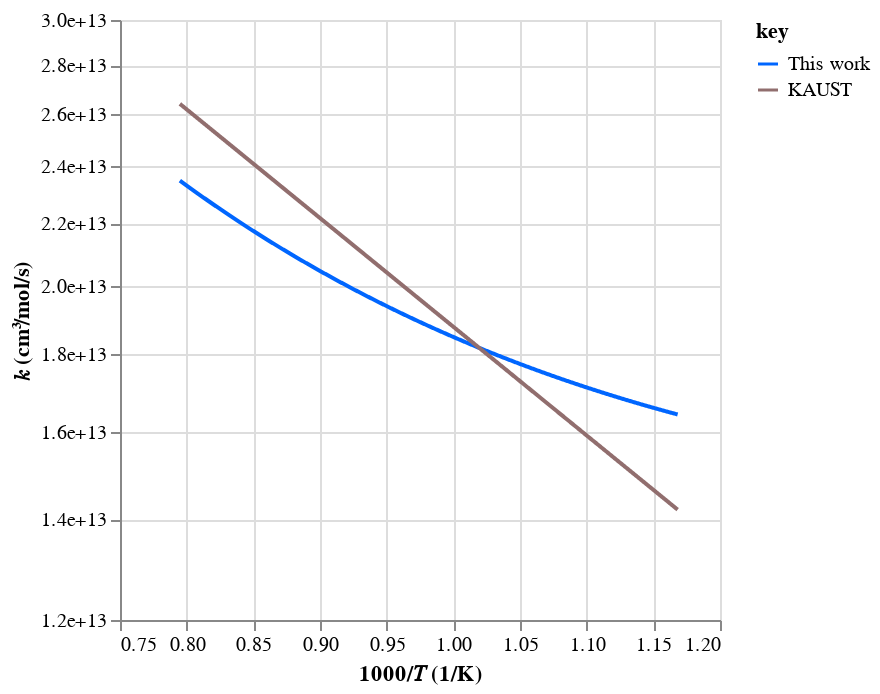

Here is the notebook cell this chart was saved with:
### Code cell
key = Key.total
exp_rate = ac.rate.data.ArrheniusRateFit.model_validate(exp_data_dct.get(key))
domain = domain_dct.get(key)

k_cal = sum(ks[0] for ks in ks_lst)
k_exp = exp_rate(T, P=1)
ks = [k_cal, k_exp]
labels = ["This work", "KAUST"]
colors = [plot.Color.blue, plot.Color.brown]
chart = plot.arrhenius(
    ks=ks, T=T, order=order, labels=labels, colors=colors, domain=domain
)

print(key)
display(chart)
chart.save(f"{key}.png", ppi=300)

### Figure 1 — Vega-Lite specification as saved in the notebook (floating-point values rounded to 4 significant figures; data arrays with more than 128 entries replaced by an {"elided": "..."} marker saying what was removed)
{"config": {"view": {"continuousWidth": 300, "continuousHeight": 300}}, "data": {"name": "data-c50eaeb0c14852cc20d4972fb42f8ffa"}, "mark": {"type": "line"}, "encoding": {"color": {"field": "key", "scale": {"domain": ["This work", "KAUST"], "range": ["#0066ff", "#916e6e"]}, "type": "nominal"}, "x": {"field": "x", "scale": {"zero": false}, "title": "1000/𝑇 (1/K)", "type": "quantitative"}, "y": {"axis": {"format": ".1e"}, "field": "value", "scale": {"type": "log", "domain": [12000000000000.0, 30000000000000.0]}, "title": "𝑘 (cm³/mol/s)", "type": "quantitative"}}, "transform": [{"fold": ["This work", "KAUST"]}], "$schema": "https://vega.github.io/schema/vega-lite/v5.20.1.json", "datasets": {"data-c50eaeb0c14852cc20d4972fb42f8ffa": {"elided": "1000 records"}}}
